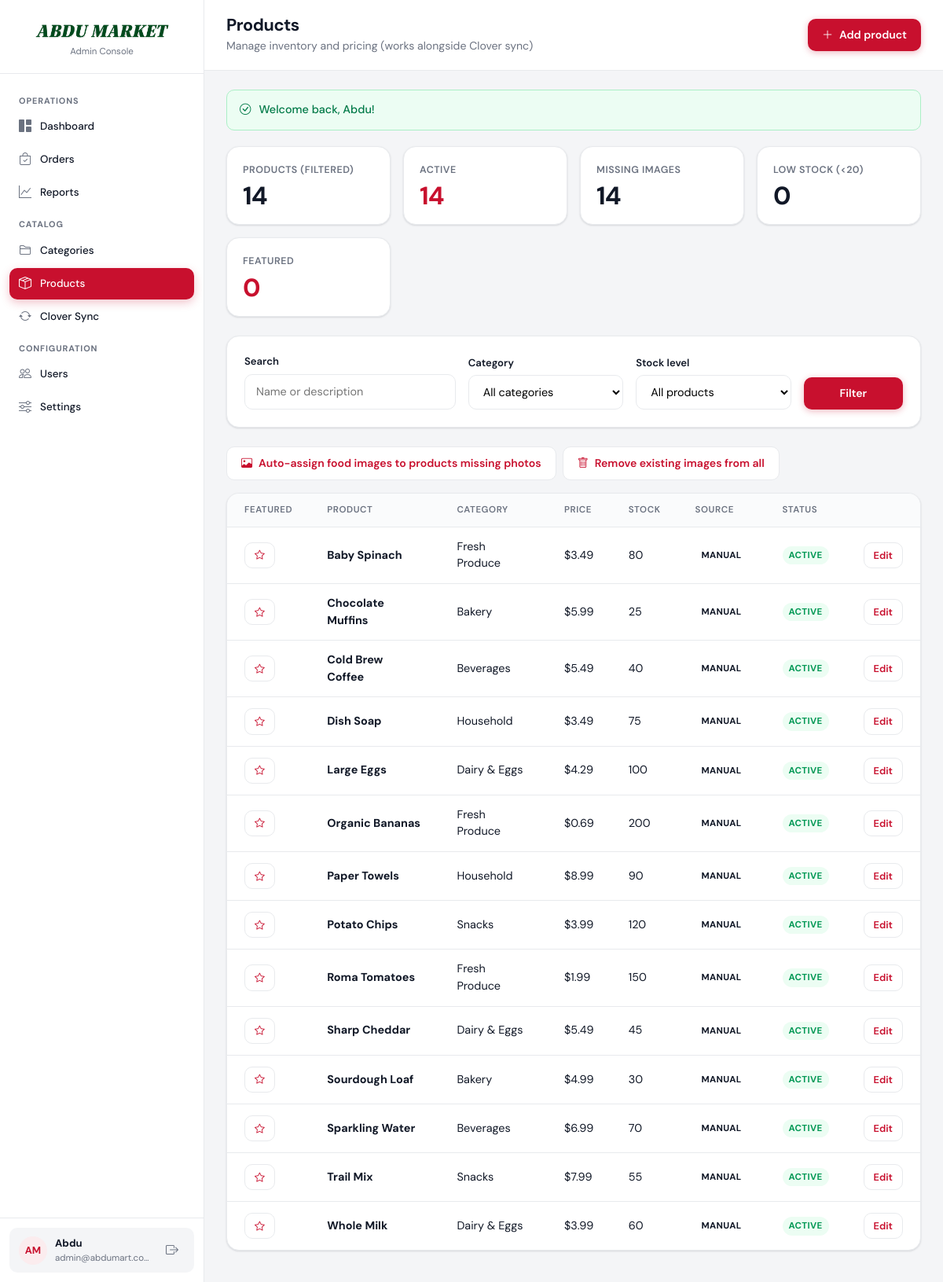
/admin/products.php (signed in), run on the app's committed database.
### tables this page shows
CREATE TABLE users (
    id INT UNSIGNED AUTO_INCREMENT PRIMARY KEY,
    email VARCHAR(255) NOT NULL UNIQUE,
    google_id VARCHAR(255) DEFAULT NULL UNIQUE,
    password_hash VARCHAR(255) DEFAULT NULL,
    first_name VARCHAR(100) NOT NULL,
    last_name VARCHAR(100) NOT NULL,
    phone VARCHAR(20) DEFAULT NULL,
    email_verified_at TIMESTAMP NULL DEFAULT NULL,
    role ENUM('customer', 'admin') NOT NULL DEFAULT 'customer',
    created_at TIMESTAMP DEFAULT CURRENT_TIMESTAMP
);

CREATE TABLE products (
    id INT UNSIGNED AUTO_INCREMENT PRIMARY KEY,
    clover_id VARCHAR(64) DEFAULT NULL UNIQUE,
    category_id INT UNSIGNED DEFAULT NULL,
    name VARCHAR(255) NOT NULL,
    description TEXT DEFAULT NULL,
    price DECIMAL(10, 2) NOT NULL DEFAULT 0.00,
    inventory INT NOT NULL DEFAULT 0,
    image_url VARCHAR(500) DEFAULT NULL,
    is_active TINYINT(1) NOT NULL DEFAULT 1,
    is_featured TINYINT(1) NOT NULL DEFAULT 0,
    synced_at TIMESTAMP NULL DEFAULT NULL,
    FOREIGN KEY (category_id) REFERENCES categories(id) ON DELETE SET NULL
);

CREATE TABLE categories (
    id INT UNSIGNED AUTO_INCREMENT PRIMARY KEY,
    clover_id VARCHAR(64) DEFAULT NULL UNIQUE,
    name VARCHAR(255) NOT NULL,
    sort_order INT NOT NULL DEFAULT 0,
    image_url VARCHAR(500) DEFAULT NULL,
    is_active TINYINT(1) NOT NULL DEFAULT 1,
    synced_at TIMESTAMP NULL DEFAULT NULL
);

### admin/products.php (the view, shortened to what the rows shown need)
<?php
require_admin();
$editing = null;
$search = trim($_GET['q'] ?? '');
$lowStockThreshold = 20;
$allCategories = get_categories(false);
$filters = ['include_inactive' => true, 'sort' => 'name'];
$products = $editing ? [] : get_products($filters);
$listAction = 'products.php';
$productCounts = [
    'total' => 0,
    'active' => 0,
    'inactive' => 0,
    'with_images' => 0,
    'missing_images' => 0,
    'low_stock' => 0,
    'featured' => 0,
];
if (!$editing) {
    $productCounts['total'] = count($products);
    foreach ($products as $p) {
        if (!empty($p['is_active'])) $productCounts['active']++; else $productCounts['inactive']++;
        if (!empty($p['image_url'])) $productCounts['with_images']++; else $productCounts['missing_images']++;
    }
}
$pageTitle = $editing ? ($editing['id'] ? 'Edit product' : 'New product') : 'Products';
require dirname(__DIR__) . '/includes/admin_header.php';
if ($editing):
?>
<div class="row g-4">
    <div class="col-lg-7">
        <div class="admin-card">
            <div class="admin-card-header"><h2><?= $editing['id'] ? 'Edit product' : 'New product' ?></h2></div>
            <div class="admin-card-body padded">
                <form method="post" enctype="multipart/form-data">
                    <?= csrf_field() ?>
                    <input type="hidden" name="product_id" value="<?= (int) $editing['id'] ?>">
                    <input type="hidden" name="action" value="<?= $editing['id'] ? 'update' : 'create' ?>">
                    <div class="admin-field">
                        <label for="name">Name</label>
                        <input type="text" id="name" name="name" class="admin-input" value="<?= e($editing['name']) ?>" required>
                    </div>
                    <div class="admin-field">
                        <label for="category_id">Category</label>
                        <select id="category_id" name="category_id" class="admin-input">
                            <option value="">— Uncategorized —</option>
                            <?php foreach ($allCategories as $cat): ?>
                            <option value="<?= (int) $cat['id'] ?>" <?= (int) ($editing['category_id'] ?? 0) === (int) $cat['id'] ? 'selected' : '' ?>>
                                <?= e($cat['name']) ?><?= !$cat['is_active'] ? ' (hidden)' : '' ?>
                            </option>
                            <?php endforeach; ?>
                        </select>
                    </div>
                    <div class="admin-field">
                        <label for="description">Description</label>
                        <textarea id="description" name="description" class="admin-input" rows="3"><?= e($editing['description'] ?? '') ?></textarea>
                    </div>
                    <div class="row g-3">
                        <div class="col-md-4">
                            <div class="admin-field">
                                <label for="price">Price ($)</label>
                                <input type="number" id="price" name="price" class="admin-input" step="0.01" min="0" value="<?= e(number_format((float) $editing['price'], 2, '.', '')) ?>" required>
                            </div>
                        </div>
                        <div class="col-md-4">
                            <div class="admin-field">
                                <label for="inventory">Inventory</label>
                                <input type="number" id="inventory" name="inventory" class="admin-input" min="0" value="<?= (int) $editing['inventory'] ?>">
                            </div>
                        </div>
                        <div class="col-md-4 d-flex align-items-end">
                            <div class="admin-field mb-0 w-100">
                                <label class="d-flex align-items-center gap-2">
                                    <input type="checkbox" name="is_active" value="1" <?= $editing['is_active'] ? 'checked' : '' ?>>
                                    Active on storefront
                                </label>
                                <?php if (products_have_featured_column()): ?>
                                <label class="d-flex align-items-center gap-2 mt-2">
                                    <input type="checkbox" name="is_featured" value="1" <?= !empty($editing['is_featured']) ? 'checked' : '' ?>>
                                    Featured product
                                </label>
                                <?php endif; ?>
                            </div>
                        </div>
                    </div>
                    <div class="admin-field">
                        <label for="image_url">Image URL</label>
                        <input type="url" id="image_url" name="image_url" class="admin-input" value="<?= e($editing['image_url'] ?? '') ?>" placeholder="https://...">
                        <div class="hint">Optional: paste a URL or upload an image below.</div>
                    </div>
                    <div class="admin-field">
                        <label for="image_file">Upload image</label>
                        <input type="file" id="image_file" name="image_file" class="admin-input" accept="image/*">
                    </div>
                    <button type="submit" class="admin-btn admin-btn-primary"><?= $editing['id'] ? 'Save changes' : 'Create product' ?></button>
                </form>
            </div>
        </div>
    </div>
    <?php if ($editing['id']): ?>
    <div class="col-lg-5">
        <div class="admin-card">
            <div class="admin-card-header"><h2>Clover link</h2></div>
            <div class="admin-card-body padded">
                <?php if ($editing['clover_id']): ?>
                <p class="mb-2"><span class="admin-badge admin-badge-green">Synced from Clover</span></p>
                <p class="small text-muted mb-2">Clover ID: <code><?= e($editing['clover_id']) ?></code></p>
                <?php if ($editing['synced_at']): ?>
                <p class="small text-muted mb-0">Last synced <?= e(date('M j, Y g:i A', strtotime($editing['synced_at']))) ?></p>
                <?php endif; ?>
                <p class="small mt-3 mb-0">A Clover sync will refresh name, price, inventory, and category from your POS.</p>
                <?php else: ?>
                <p class="mb-0 text-muted">This product was created manually and is not linked to Clover.</p>
                <?php endif; ?>
            </div>
        </div>
        <form method="post" class="mt-3" onsubmit="return confirm('Delete this product?');">
            <?= csrf_field() ?>
            <input type="hidden" name="action" value="delete">
            <input type="hidden" name="product_id" value="<?= (int) $editing['id'] ?>">
            <button type="submit" class="admin-btn admin-btn-outline text-danger w-100"><i class="bi bi-trash"></i> Delete product</button>
        </form>
    </div>
    <?php endif; ?>
</div>
<?php else: ?>
<div class="admin-stats">
    <div class="admin-stat">
        <div class="admin-stat-label">Products (filtered)</div>
        <div class="admin-stat-value"><?= (int) $productCounts['total'] ?></div>
    </div>
    <div class="admin-stat highlight">
        <div class="admin-stat-label">Active</div>
        <div class="admin-stat-value"><?= (int) $productCounts['active'] ?></div>
    </div>
    <div class="admin-stat">
        <div class="admin-stat-label">Missing images</div>
        <div class="admin-stat-value"><?= (int) $productCounts['missing_images'] ?></div>
    </div>
    <div class="admin-stat">
        <div class="admin-stat-label">Low stock (&lt;<?= (int) $lowStockThreshold ?>)</div>
        <div class="admin-stat-value"><?= (int) $productCounts['low_stock'] ?></div>
    </div>
    <?php if (products_have_featured_column()): ?>
    <div class="admin-stat highlight">
        <div class="admin-stat-label">Featured</div>
        <div class="admin-stat-value"><?= (int) $productCounts['featured'] ?></div>
    </div>
    <?php endif; ?>
</div>
<div class="admin-card mb-4">
    <div class="admin-card-body padded">
        <form method="get" class="row g-3 align-items-end">
            <div class="col-md-4">
                <div class="admin-field mb-0">
                    <label for="q">Search</label>
                    <input type="search" id="q" name="q" class="admin-input" value="<?= e($search) ?>" placeholder="Name or description">
                </div>
            </div>
            <div class="col-md-3">
                <div class="admin-field mb-0">
                    <label for="category">Category</label>
                    <select id="category" name="category" class="admin-input">
                        <option value="">All categories</option>
                    </select>
                </div>
            </div>
            <div class="col-md-3">
                <div class="admin-field mb-0">
                    <label for="low_stock">Stock level</label>
                    <select id="low_stock" name="low_stock" class="admin-input">
                        <option value="">All products</option>
                    </select>
                </div>
            </div>
            <div class="col-md-2 d-flex gap-2">
                <button type="submit" class="admin-btn admin-btn-primary flex-grow-1">Filter</button>
            </div>
        </form>
    </div>
</div>
<div class="d-flex flex-wrap gap-2 mb-3">
    <form method="post" class="d-inline">
        <button type="submit" class="admin-btn admin-btn-outline">
            <i class="bi bi-image"></i> Auto-assign food images to products missing photos
        </button>
    </form>
    <form method="post" class="d-inline" onsubmit="return confirm('Remove images from ALL products? Uploaded files will be deleted.');">
        <button type="submit" class="admin-btn admin-btn-outline text-danger">
            <i class="bi bi-trash"></i> Remove existing images from all
        </button>
    </form>
</div>
<div class="admin-card">
    <div class="table-responsive">
        <table class="admin-table">
            <thead>
                <tr>
                    <th>Featured</th>
                    <th>Product</th>
                    <th>Category</th>
                    <th>Price</th>
                    <th>Stock</th>
                    <th>Source</th>
                    <th>Status</th>
                    <th></th>
                </tr>
            </thead>
            <tbody>
                <?php if (empty($products)): ?>
                <tr>
                    <td colspan="8">
                        <div class="admin-empty py-4">
                            <i class="bi bi-box-seam"></i>
                            <p>No products found. Add one manually or sync from Clover.</p>
                            <a href="clover-sync.php" class="admin-btn admin-btn-outline admin-btn-sm">Go to Clover Sync</a>
                        </div>
                    </td>
                </tr>
                <?php else: ?>
                <?php foreach ($products as $product): ?>
                <tr>
                    <td>
                        <?php if (products_have_featured_column()): ?>
                        <form method="post" class="d-inline" action="<?= e($listAction) ?>">
                            <button
                                type="submit"
                                class="admin-btn admin-btn-sm <?= !empty($product['is_featured']) ? 'admin-btn-primary' : 'admin-btn-outline' ?>"
                                title="<?= !empty($product['is_featured']) ? 'Remove from featured' : 'Mark as featured' ?>"
                            >
                                <i class="bi bi-star<?= !empty($product['is_featured']) ? '-fill' : '' ?>"></i>
                            </button>
                        </form>
                        <?php else: ?>
                        <span class="text-muted">—</span>
                        <?php endif; ?>
                    </td>
                    <td>
                        <strong><?= e($product['name']) ?></strong>
                    </td>
                    <td><?= e($product['category_name'] ?? '—') ?></td>
                    <td><?= format_money($product['price']) ?></td>
                    <td>
                        <?php $stock = (int) $product['inventory']; ?>
                        <?php if ($stock < $lowStockThreshold): ?>
                        <span class="admin-badge admin-badge-red"><?= $stock ?></span>
                        <?php else: ?>
                        <?= $stock ?>
                        <?php endif; ?>
                    </td>
                    <td>
                        <?php if ($product['clover_id']): ?>
                        <span class="admin-badge admin-badge-green">Clover</span>
                        <?php else: ?>
                        <span class="admin-badge">Manual</span>
                        <?php endif; ?>
                    </td>
                    <td>
                        <?php if ($product['is_active'] && $product['inventory'] > 0): ?>
                        <span class="admin-badge admin-badge-green">Active</span>
                        <?php elseif ($product['is_active']): ?>
                        <span class="admin-badge">Out of stock</span>
                        <?php else: ?>
                        <span class="admin-badge">Hidden</span>
                        <?php endif; ?>
                    </td>
                    <td><a href="products.php?id=<?= (int) $product['id'] ?>" class="admin-btn admin-btn-outline admin-btn-sm">Edit</a></td>
                </tr>
                <?php endforeach; ?>
                <?php endif; ?>
            </tbody>
        </table>
    </div>
</div>
<?php endif;
require dirname(__DIR__) . '/includes/admin_footer.php';

### includes/admin_header.php (shortened to what the rows shown need)
<?php
$pageTitle = $pageTitle ?? 'Dashboard';
$adminUser = current_user();
$adminInitials = strtoupper(substr($adminUser['first_name'] ?? 'A', 0, 1) . substr($adminUser['last_name'] ?? 'M', 0, 1));
?>
<!DOCTYPE html>
<html lang="en">
<head>
    <link href="https://cdn.jsdelivr.net/npm/bootstrap@5.3.3/dist/css/bootstrap.min.css" rel="stylesheet">
    <link href="https://cdn.jsdelivr.net/npm/bootstrap-icons@1.11.3/font/bootstrap-icons.min.css" rel="stylesheet">
    <link href="../assets/css/admin.css" rel="stylesheet">
</head>
<body class="admin-app">
<div class="admin-shell">
    <aside class="admin-sidebar" id="adminSidebar">
        <div class="admin-sidebar-footer">
            <div class="admin-user-pill">
                <span class="admin-user-avatar"><?= e($adminInitials) ?></span>
                <div class="admin-user-meta">
                    <strong><?= e($adminUser['first_name'] ?? 'Admin') ?></strong>
                    <span><?= e($adminUser['email'] ?? '') ?></span>
                </div>
                <a href="../logout.php" class="admin-user-signout" aria-label="Sign out" title="Sign out">
                    <i class="bi bi-box-arrow-right"></i>
                </a>
            </div>
        </div>
    </aside>
    <div class="admin-main">
        <header class="admin-top-header">
            <div class="admin-top-header-text">
                <h1><?= e($pageTitle) ?></h1>
            </div>
        </header>
        <main class="admin-page">

### data on the page
users: adminInitials "AM", first_name "Abdu", email "admin@abdumart.com"
products: id "14", is_featured "0", name "Dish Soap", category.name "Household", price "$3.49", inventory "75", shows "MANUAL", is_active "ACTIVE"
products: is_featured 0 (drawn), name "Baby Spinach", category.name "Fresh Produce", price "$3.49", inventory "80", shows "MANUAL", is_active "ACTIVE"
products: is_featured 0 (drawn), name "Chocolate Muffins", category.name "Bakery", price "$5.99", inventory "25", shows "MANUAL", is_active "ACTIVE"
products: is_featured 0 (drawn), name "Cold Brew Coffee", category.name "Beverages", price "$5.49", inventory "40", shows "MANUAL", is_active "ACTIVE"
products: is_featured 0 (drawn), name "Large Eggs", category.name "Dairy & Eggs", price "$4.29", inventory "100", shows "MANUAL", is_active "ACTIVE"
products: is_featured 0 (drawn), name "Organic Bananas", category.name "Fresh Produce", price "$0.69", inventory "200", shows "MANUAL", is_active "ACTIVE"
products: is_featured 0 (drawn), name "Paper Towels", category.name "Household", price "$8.99", inventory "90", shows "MANUAL", is_active "ACTIVE"
products: is_featured 0 (drawn), name "Potato Chips", category.name "Snacks", price "$3.99", inventory "120", shows "MANUAL", is_active "ACTIVE"
products: is_featured 0 (drawn), name "Roma Tomatoes", category.name "Fresh Produce", price "$1.99", inventory "150", shows "MANUAL", is_active "ACTIVE"
products: is_featured 0 (drawn), name "Sharp Cheddar", category.name "Dairy & Eggs", price "$5.49", inventory "45", shows "MANUAL", is_active "ACTIVE"
products: is_featured 0 (drawn), name "Sourdough Loaf", category.name "Bakery", price "$4.99", inventory "30", shows "MANUAL", is_active "ACTIVE"
products: is_featured 0 (drawn), name "Sparkling Water", category.name "Beverages", price "$6.99", inventory "70", shows "MANUAL", is_active "ACTIVE"
products: is_featured 0 (drawn), name "Trail Mix", category.name "Snacks", price "$7.99", inventory "55", shows "MANUAL", is_active "ACTIVE"
products: is_featured 0 (drawn), name "Whole Milk", category.name "Dairy & Eggs", price "$3.99", inventory "60", shows "MANUAL", is_active "ACTIVE"

### other printed values
$pageTitle "Products"
$pageSubtitle "Manage inventory and pricing (works alongside Clover sync)"
$flash['message'] "Welcome back, Abdu!"
$lowStockThreshold "20"
